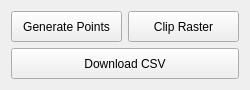
<?xml version="1.0" encoding="UTF-8"?>
<ui version="4.0">
 <class>Form</class>
 <widget class="QWidget" name="Form">
  <property name="geometry">
   <rect>
    <x>0</x>
    <y>0</y>
    <width>250</width>
    <height>90</height>
   </rect>
  </property>
  <property name="sizePolicy">
   <sizepolicy hsizetype="Preferred" vsizetype="Preferred">
    <horstretch>0</horstretch>
    <verstretch>0</verstretch>
   </sizepolicy>
  </property>
  <property name="minimumSize">
   <size>
    <width>250</width>
    <height>90</height>
   </size>
  </property>
  <property name="focusPolicy">
   <enum>Qt::TabFocus</enum>
  </property>
  <property name="windowTitle">
   <string>Form</string>
  </property>
  <layout class="QGridLayout" name="gridLayout">
   <item row="0" column="0">
    <widget class="QPushButton" name="points_button">
     <property name="sizePolicy">
      <sizepolicy hsizetype="Preferred" vsizetype="Preferred">
       <horstretch>0</horstretch>
       <verstretch>0</verstretch>
      </sizepolicy>
     </property>
     <property name="text">
      <string>Generate Points</string>
     </property>
    </widget>
   </item>
   <item row="0" column="1">
    <widget class="QPushButton" name="clip_button">
     <property name="sizePolicy">
      <sizepolicy hsizetype="Preferred" vsizetype="Preferred">
       <horstretch>0</horstretch>
       <verstretch>0</verstretch>
      </sizepolicy>
     </property>
     <property name="text">
      <string>Clip Raster</string>
     </property>
    </widget>
   </item>
   <item row="1" column="0" colspan="2">
    <widget class="QPushButton" name="csv_button">
     <property name="sizePolicy">
      <sizepolicy hsizetype="Preferred" vsizetype="Preferred">
       <horstretch>0</horstretch>
       <verstretch>0</verstretch>
      </sizepolicy>
     </property>
     <property name="text">
      <string>Download CSV</string>
     </property>
    </widget>
   </item>
  </layout>
 </widget>
 <resources/>
 <connections/>
</ui>
